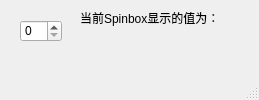
<?xml version="1.0" encoding="UTF-8"?>
<ui version="4.0">
 <class>MainWindow</class>
 <widget class="QMainWindow" name="MainWindow">
  <property name="geometry">
   <rect>
    <x>0</x>
    <y>0</y>
    <width>259</width>
    <height>100</height>
   </rect>
  </property>
  <property name="windowTitle">
   <string>数字选择控件SpinBox</string>
  </property>
  <widget class="QWidget" name="centralwidget">
   <widget class="QSpinBox" name="spinBox">
    <property name="geometry">
     <rect>
      <x>20</x>
      <y>20</y>
      <width>42</width>
      <height>22</height>
     </rect>
    </property>
   </widget>
   <widget class="QLabel" name="label">
    <property name="geometry">
     <rect>
      <x>80</x>
      <y>10</y>
      <width>161</width>
      <height>16</height>
     </rect>
    </property>
    <property name="text">
     <string>当前Spinbox显示的值为：</string>
    </property>
    <property name="wordWrap">
     <bool>true</bool>
    </property>
   </widget>
   <widget class="QLabel" name="label_2">
    <property name="geometry">
     <rect>
      <x>80</x>
      <y>40</y>
      <width>60</width>
      <height>16</height>
     </rect>
    </property>
    <property name="text">
     <string/>
    </property>
   </widget>
  </widget>
  <widget class="QMenuBar" name="menubar">
   <property name="geometry">
    <rect>
     <x>0</x>
     <y>0</y>
     <width>259</width>
     <height>21</height>
    </rect>
   </property>
  </widget>
  <widget class="QStatusBar" name="statusbar"/>
 </widget>
 <resources/>
 <connections/>
</ui>
